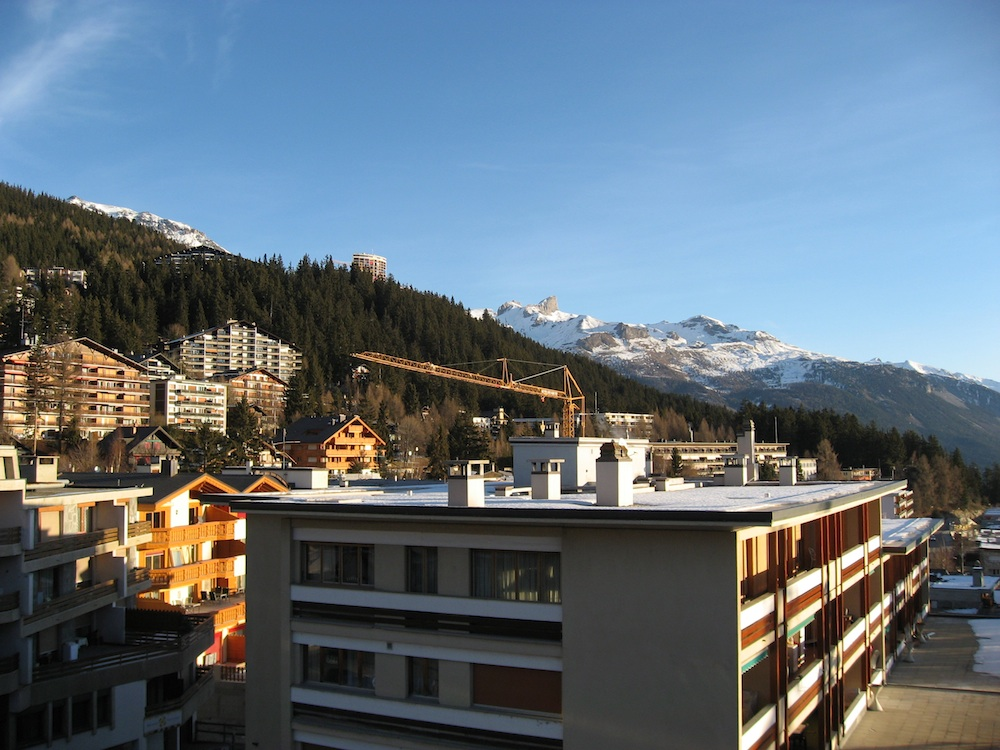
#> input picture Chapter2/crans_1_small.jpg, 1000 x 750 px
$ python -i harris.py   (imports and definitions only)
#> lines starting #> are read from the running program, lines starting #| are printed output that depends on the picture
# -*- coding: utf-8 -*-
import numpy as np
from scipy.ndimage import filters
import matplotlib.pyplot as plt

def compute_harris_response(im, sigma=3):

    imx = np.zeros(im.shape)
    filters.gaussian_filter(im, (sigma, sigma), (0, 1), imx)
    imy = np.zeros(im.shape)
    filters.gaussian_filter(im, (sigma, sigma), (1, 0), imy)

    Wxx = filters.gaussian_filter(imx*imx, sigma)
    Wxy = filters.gaussian_filter(imx*imy, sigma)
    Wyy = filters.gaussian_filter(imy*imy, sigma)

    Wdet = Wxx*Wyy - Wxy**2
    Wtr  = Wxx + Wyy

    return Wdet / Wtr

# [97 lines left out: functions get_harris_points, plot_harris_points, get_descriptors, match, match_twosided, appendimages and 1 more, not called in this run]

>>> import cv2
>>> picture = cv2.imread('crans_1_small.jpg', cv2.IMREAD_GRAYSCALE)
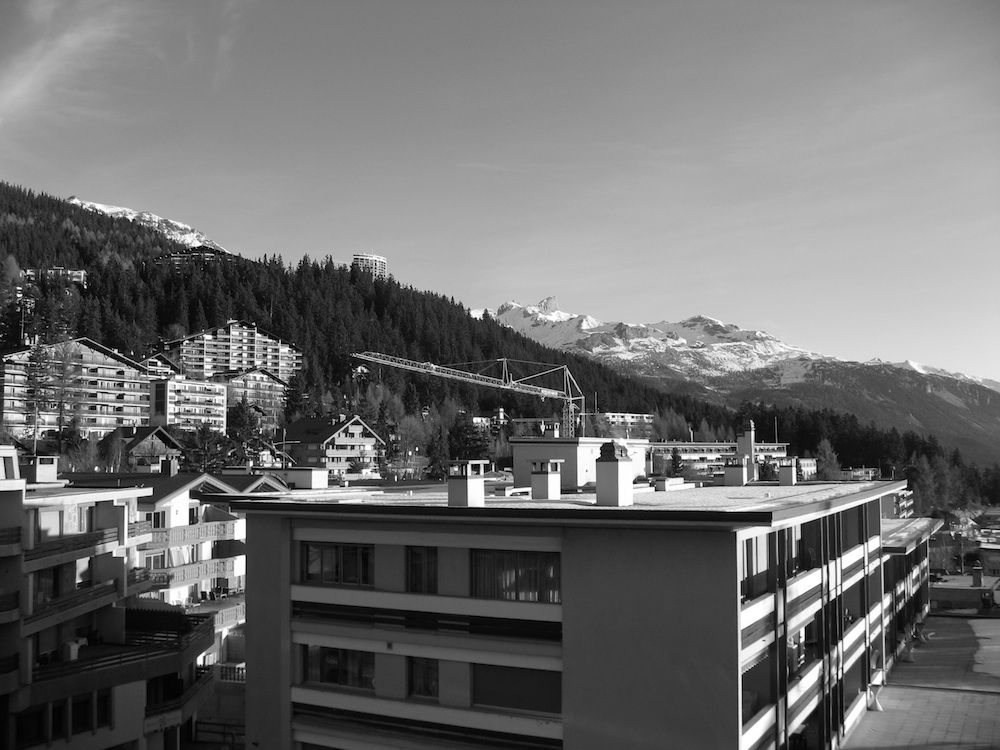
#> picture: shape (750, 1000); min 0, max 255, mean 110.3
>>> result = compute_harris_response(picture)
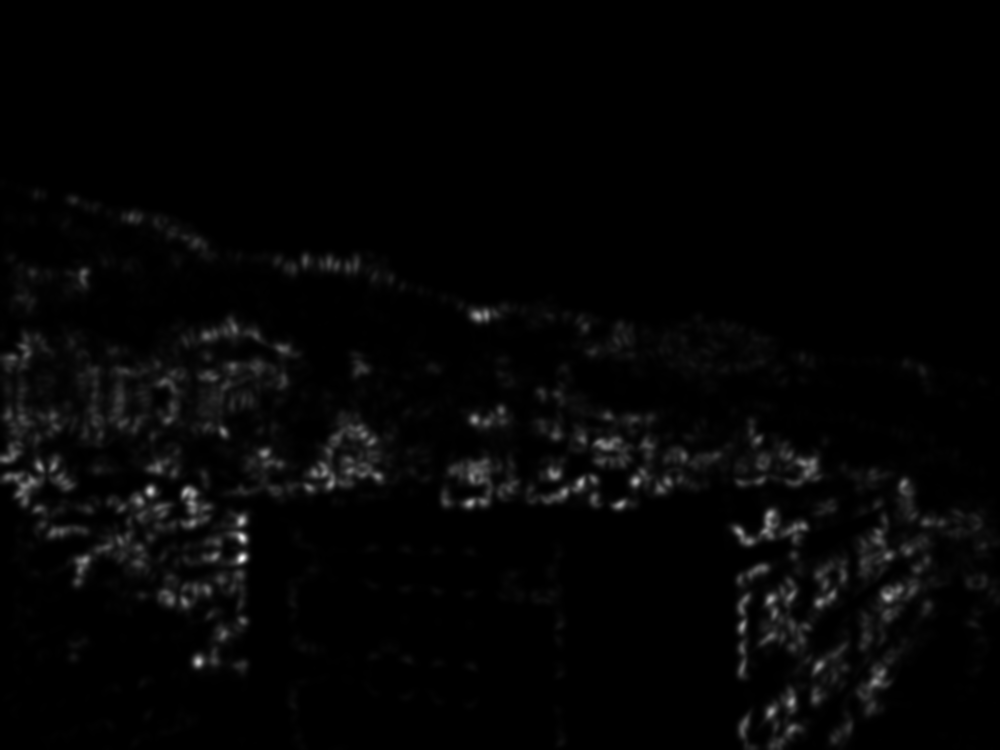
#> result: shape (750, 1000) float64; min 4.91e-05, max 80.3, mean 1.6; drawn with min black and max white

$ run again, on Chapter2/crans_2_small.jpg
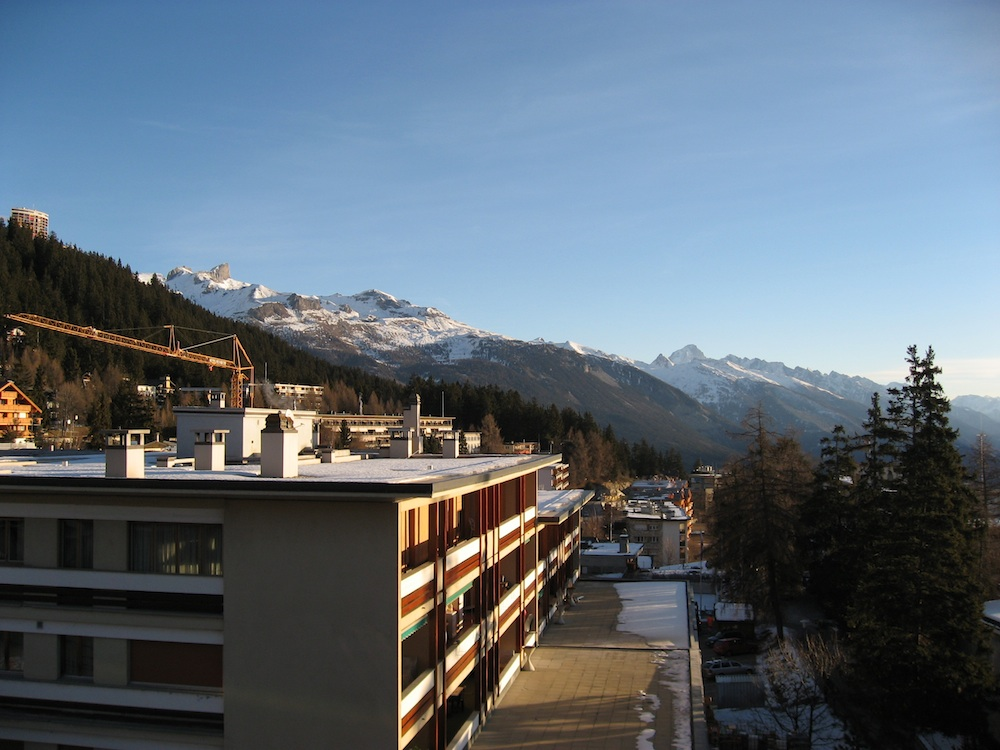
#> input picture Chapter2/crans_2_small.jpg, 1000 x 750 px
#> `picture = cv2.imread('crans_1_small.jpg', cv2.IMREAD_GRAYSCALE)`:
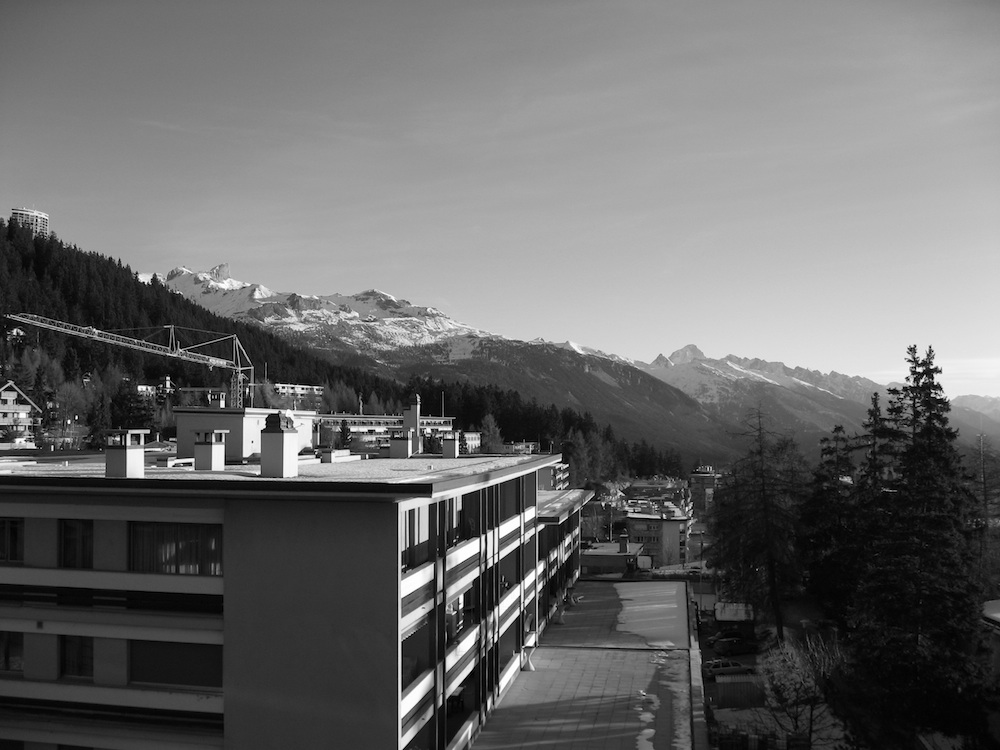
#> picture: shape (750, 1000); min 0, max 255, mean 104.9
#> `result = compute_harris_response(picture)`:
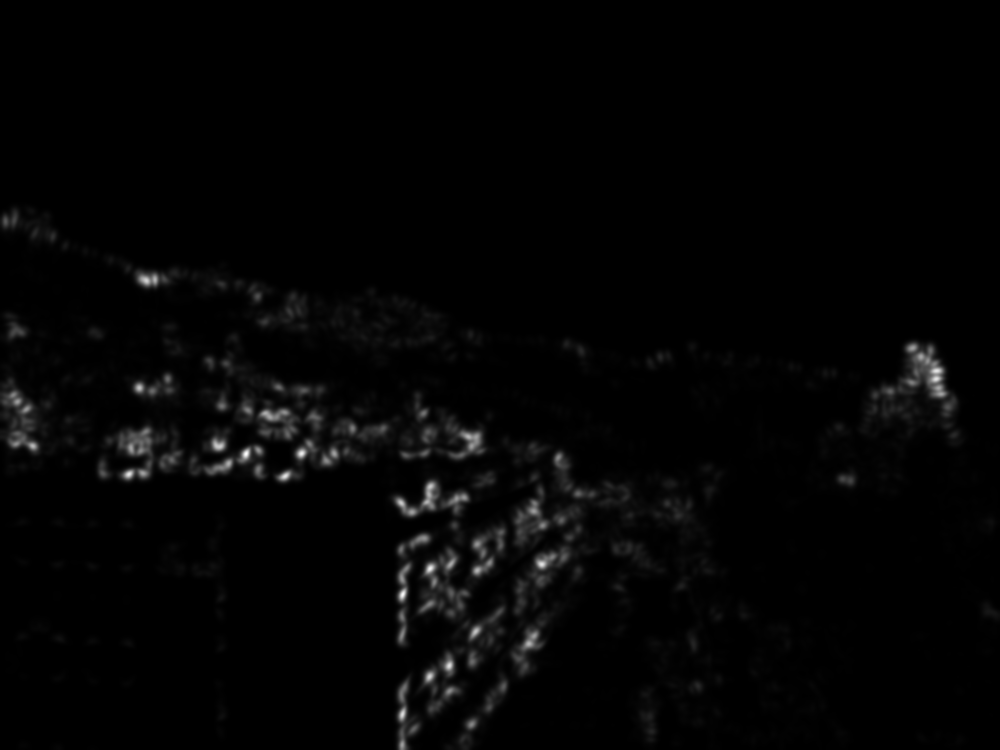
#> result: shape (750, 1000) float64; min 4.07e-05, max 56.7, mean 1; drawn with min black and max white
